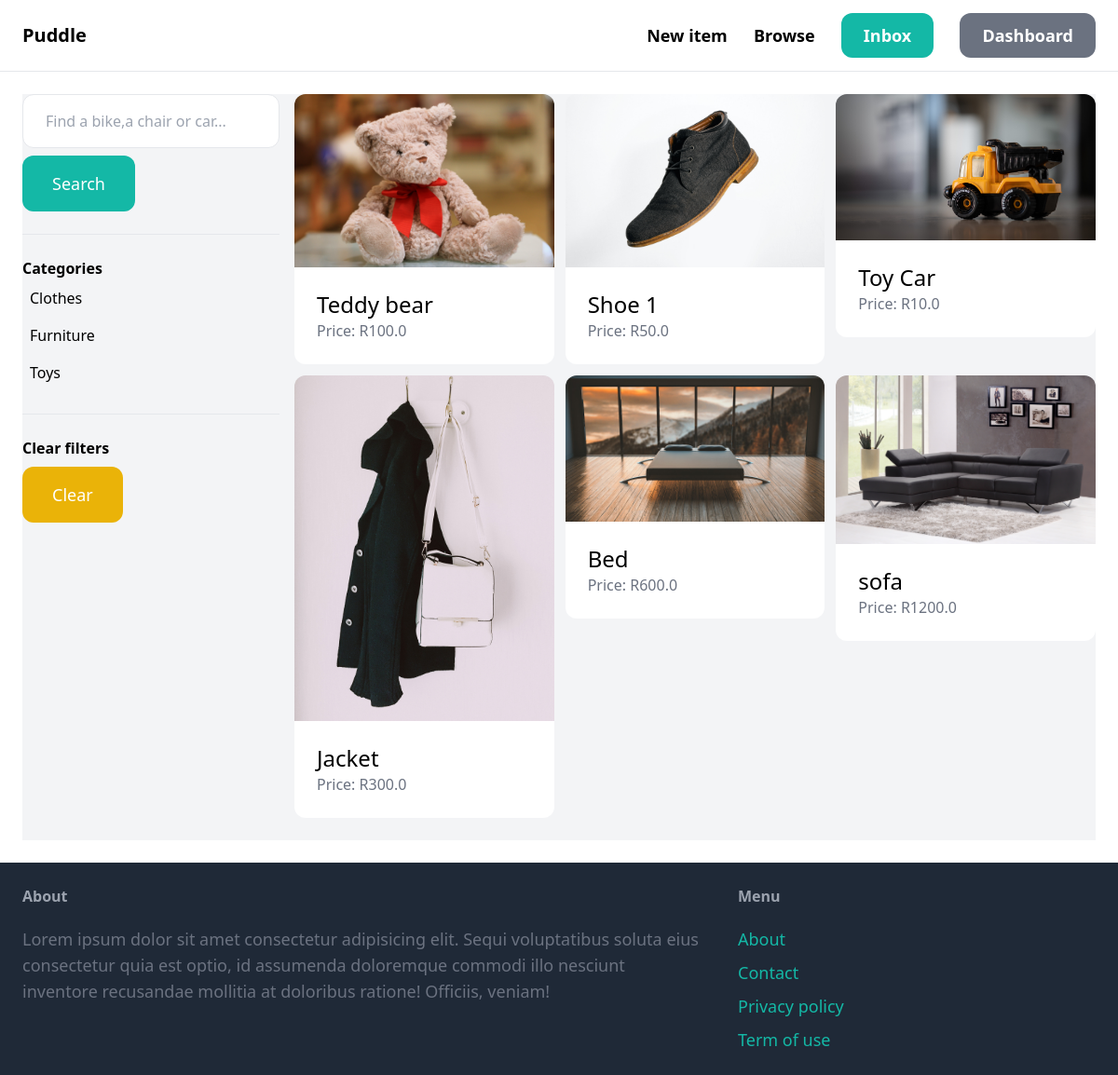
The page /items/ (signed in) on the database its author committed.
### item/models.py (models this page shows, shortened)
class Category(models.Model):
    name = models.CharField(max_length=255)
    class Meta:
        ordering = ('name',)
        verbose_name_plural = 'Categories'

class Item (models.Model):
    category = models.ForeignKey(
        Category, related_name='items', on_delete=models.CASCADE)
    name = models.CharField(max_length=255)
    description = models.TextField(blank=True, null=True)
    image = models.ImageField(upload_to='item_images', blank=True, null=True)
    price = models.FloatField()
    is_sold = models.BooleanField(default=False)
    created_by = models.ForeignKey(
        User, related_name='items', on_delete=models.CASCADE)
    created_at = models.DateTimeField(auto_now_add=True)

### item/views.py (the view)
# urls.py: path('',views.items,name='items'),
def items(request):
    query = request.GET.get('query','')
    items = Item.objects.filter(is_sold =False)
    categories = Category.objects.all()
    category_id = request.GET.get('category',0)
    if category_id:
        items = items.filter(category_id = category_id)
    if query:
        items = items.filter(Q(name__icontains=query)|Q(description__icontains = query))
    return render (request,'item/items.html',{
        'items': items,
        'query':query,
        'categories':categories,
        'category_id':int(category_id)
    })

### item/templates/item/items.html (shortened to what this page needs)
{% extends 'core/base.html' %}
{% block content %}
<div class="pb-6 grid grid-cols-4 gap-4 bg-gray-100">
    <div class="col-span-1">
        <form action="{% url 'item:items' %}" method="GET">
            <input  name= "query" type="text" placeholder="Find a bike,a chair or car..." class="w-full py-4 px-6 border rounded-xl" value="{{query}}">
            <button class="mt-2 py-4 px-8 text-lg bg-teal-500 text-white rounded-xl">Search</button>
        </form>
        <hr class="my-6">
        <p class="font-semibold">Categories</p>
        <ul>
            {% for category in categories %}
                <li class="py-2 px-2 rounded-xl {% if category.id == category_id %}bg-gray-200{% endif %}">
                    <a href="{% url 'item:items' %}?query={{query}}&category={{category.id}}">{{category.name}}</a>
                </li>
            {% endfor %}
        </ul>
         <hr class="my-6">
        <p class="font-semibold">Clear filters</p>
        <ul>
            <li><a href="{% url 'item:items' %}"class="mt-2 py-4 px-8 inline-block bg-yellow-500 text-lg rounded-xl text-white">Clear</a></li>
        </ul>
    </div>
    <div class="col-span-3">
    <div class="grid grid-cols-3 gap-3">
    {% for item in items %}
    <div>
      <a href="{% url 'item:detail' item.id %}">
        <div>
          <img src="{{ item.image.url }}" class="rounded-t-xl" alt="" />
        </div>
        <div class="p-6 bg-white rounded-b-xl">
          <h2 class="text-2xl">{{item.name}}</h2>
          <p class="text-gray-500">Price: R{{item.price}}</p>
        </div>
      </a>
    </div>
    {% endfor %}
  </div>
</div>
</div>
{% endblock content %}

### rows shown on the page
Category: name "Clothes"
Category: name "Furniture"
Category: name "Toys"
Item: image (picture), name "Teddy bear", price "100.0"
Item: image (picture), name "Shoe 1", price "50.0"
Item: image (picture), name "Toy Car", price "10.0"
Item: image (picture), name "Jacket", price "300.0"
Item: image (picture), name "Bed", price "600.0"
Item: image (picture), name "sofa", price "1200.0"
